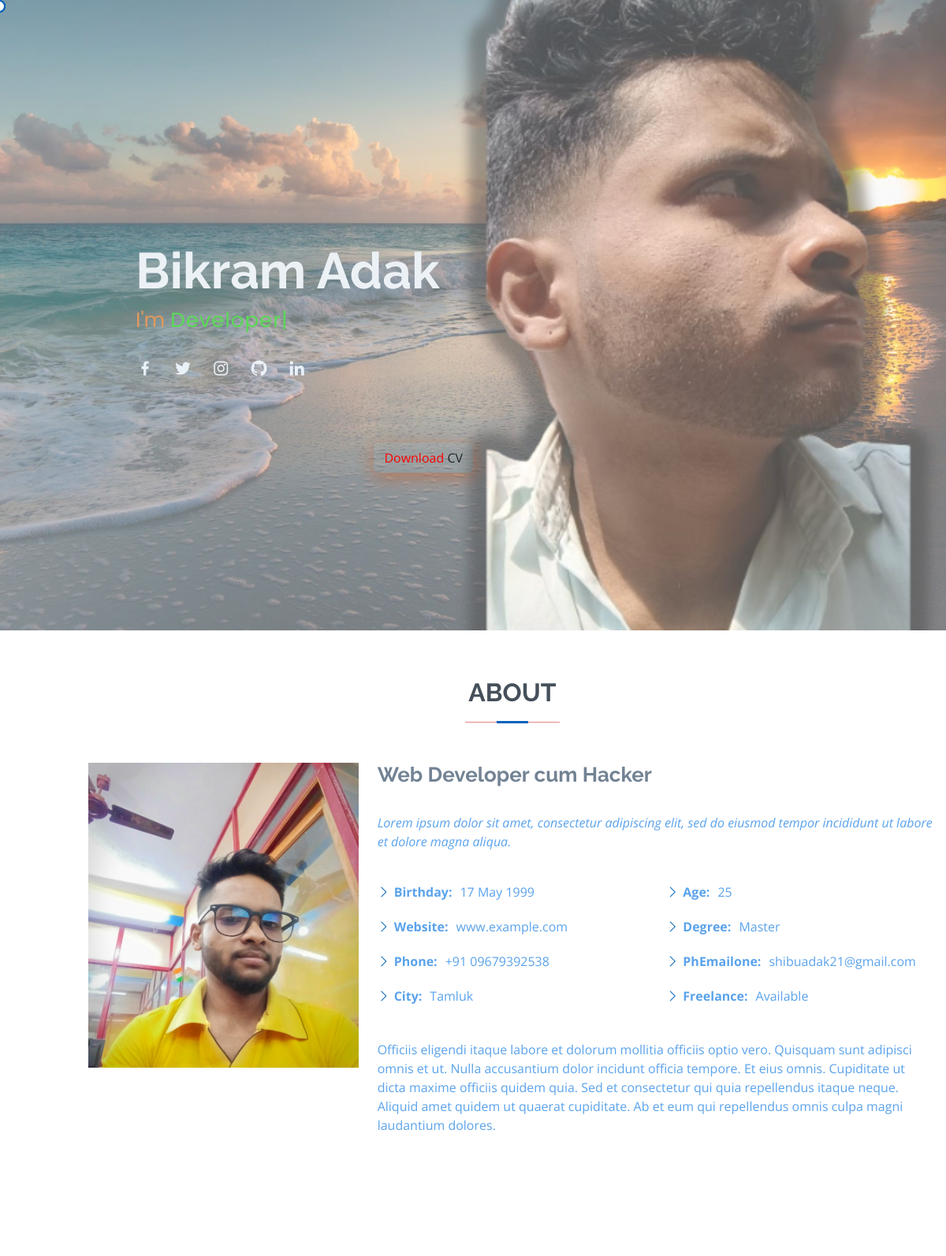
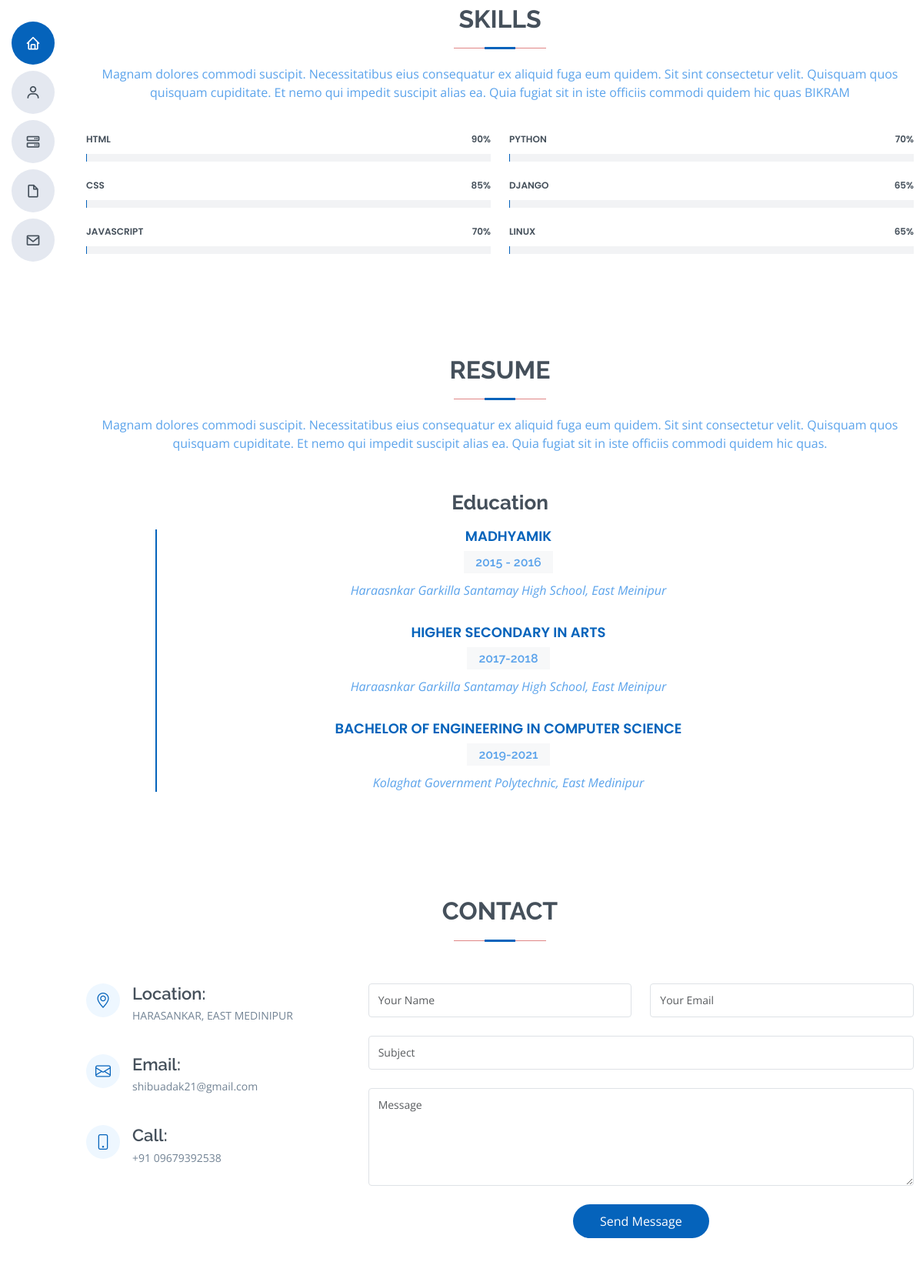
The page / (upper part) on the database its author committed (2 pictures, top to bottom).
### chai/models.py (models this page shows, shortened)
class Socalmedia(models.Model):
    user=models.OneToOneField(User,on_delete=models.CASCADE)
    facebook=models.URLField(blank=True)
    instagram=models.URLField(blank=True)
    twitter=models.URLField(blank=True)
    github=models.URLField(blank=True)
    linkedin=models.URLField(blank=True)
    cv_file=models.FileField(upload_to='cv_file/',default='')
    date=models.DateTimeField(timezone.now)

class About(models.Model):
    user=models.OneToOneField(User,on_delete=models.CASCADE)
    name=models.CharField(max_length=50,null=True)
    degree=models.TextField(null=True)
    about_heading=models.CharField(max_length=100)
    personal_info=models.TextField(default='')
    date_of_birth=models.CharField(max_length=25)
    age=models.IntegerField()
    website=models.CharField(max_length=50)
    phone_no=models.CharField(max_length=15)
    email=models.EmailField(max_length=256)
    city=models.CharField(max_length=50)
    freelance=models.CharField(max_length=50)
    location=models.CharField(max_length=50)
    image=models.ImageField(upload_to='profile/')
    about_me=models.TextField(default='')
    date=models.DateTimeField(default=timezone.now)

class Skill(models.Model):
    about=models.OneToOneField(About,on_delete=models.CASCADE)
    about_skill=models.TextField()
    htlm=models.IntegerField()
    css=models.IntegerField()
    java_script=models.IntegerField()
    python=models.IntegerField()
    django=models.IntegerField()
    linux=models.IntegerField()

class Resume(models.Model):
    user=models.ForeignKey(User,on_delete=models.CASCADE)
    name_of_degree=models.TextField()
    year=models.CharField(max_length=50)
    institute_name_and_address=models.TextField(default='')

### chai/views.py (the view)
# urls.py: path('',views.home,name='home'),
def home(request):
    about=About.objects.all()
    skill=Skill.objects.all()
    resume=Resume.objects.all()
    socal_media=Socalmedia.objects.all()
    return render(request,'index.html',{'abouts':about,'skills':skill,'resumes':resume,'socal_media':socal_media})

### templates/index.html (shortened to what this page needs)
{% extends "layout.html" %}
{% load static %}
{% block content %}
  <section id="hero" class="d-flex flex-column justify-content-center">
    <div class="container" data-aos="zoom-in" data-aos-delay="100">
      <h1>Bikram Adak</h1>
      <p>I'm <span class="typed" data-typed-items="Developer, Freelancer, Hacker"></span></p>
      <div class="social-links">
        {% for socal in socal_media  %}
        <a href="{{socal.facebook}}" class="facebook" target=blank><i class="bx bxl-facebook"></i></a>
        <a href="{{socal.twitter}}" class="twitter" target=blank><i class="bx bxl-twitter"></i></a>
        <a href="{{socal.instagram}}" class="instagram" target=blank><i class="bx bxl-instagram"></i></a>
        <a href="{{socal.github}}" class="google-plus" target=blank><i class="bx bxl-github"></i></a>
        <a href="{{socal.linkedin}}" class="linkedin" target=blank><i class="bx bxl-linkedin"></i></a>
        {% endfor %}
      </div>
    </div>
    <a href="{{socal.cv_file.url}}" download class="btn btn--downloa"> <span class='btnn'>Download</span> CV</a>
  </section>
  <main id="main">
    <section id="about" class="about">
      {% for about in abouts %}
      <div class="container" data-aos="fade-up">
        <div class="section-title">
          <h2>About</h2>
        </div>
        <div class="row">
          <div class="col-lg-4">
            <img src="{{about.image.url}}" class="img-fluid" alt="">
          </div>
          <div class="col-lg-8 pt-4 pt-lg-0 content">
            <h3>{{about.about_heading}}</h3>
            <br>
            <p class="fst-italic">
              {{about.personal_info}}
            </p>
            <div class="row">
              <div class="col-lg-6">
                <ul>
                  <li><i class="bi bi-chevron-right"></i> <strong>Birthday:</strong> <span>{{about.date_of_birth}}</span></li>
                  <li><i class="bi bi-chevron-right"></i> <strong>Website:</strong> <span>{{about.website}}</span></li>
                  <li><i class="bi bi-chevron-right"></i> <strong>Phone:</strong> <span>{{about.phone_no}}</span></li>
                  <li><i class="bi bi-chevron-right"></i> <strong>City:</strong> <span>{{about.city}}</span></li>
                </ul>
              </div>
              <div class="col-lg-6">
                <ul>
                  <li><i class="bi bi-chevron-right"></i> <strong>Age:</strong> <span>{{about.age}}</span></li>
                  <li><i class="bi bi-chevron-right"></i> <strong>Degree:</strong> <span>Master</span></li>
                  <li><i class="bi bi-chevron-right"></i> <strong>PhEmailone:</strong> <span>{{about.email}}</span></li>
                  <li><i class="bi bi-chevron-right"></i> <strong>Freelance:</strong> <span>{{about.freelance}}</span></li>
                </ul>
              </div>
            </div>
            <br>
            <p >
              {{about.about_me}}
            </p>
          </div>
        </div>
      </div>
      {%endfor%}
    </section>
    <section id="skills" class="skills section-bg">
      {%for skill in skills%}
      <div class="container" data-aos="fade-up">
        <div class="section-title">
          <h2>Skills</h2>
          <p>{{skill.about_skill}}</p>
        </div>
        <div class="row skills-content">
          <div class="col-lg-6">
            <div class="progress">
              <span class="skill">HTML <i class="val">{{skill.htlm}}%</i></span>
              <div class="progress-bar-wrap">
              </div>
            </div>
            <div class="progress">
              <span class="skill">CSS <i class="val">{{skill.css}}%</i></span>
              <div class="progress-bar-wrap">
              </div>
            </div>
            <div class="progress">
              <span class="skill">JavaScript <i class="val">{{skill.java_script}}%</i></span>
              <div class="progress-bar-wrap">
              </div>
            </div>
          </div>
          <div class="col-lg-6">
            <div class="progress">
              <span class="skill">PYTHON <i class="val">{{skill.python}}%</i></span>
              <div class="progress-bar-wrap">
              </div>
            </div>
            <div class="progress">
              <span class="skill">DJANGO <i class="val">{{skill.django}}%</i></span>
              <div class="progress-bar-wrap">
              </div>
            </div>
            <div class="progress">
              <span class="skill">Linux <i class="val">{{skill.linux}}%</i></span>
              <div class="progress-bar-wrap">
              </div>
            </div>
          </div>
        </div>
{%endfor%}
      </div>
    </section>
    <section id="resume" class="resume">
      <div class="container" data-aos="fade-up">
        <div class="section-title">
          <h2>Resume</h2>
          <p>Magnam dolores commodi suscipit. Necessitatibus eius consequatur ex aliquid fuga eum quidem. Sit sint consectetur velit. Quisquam quos quisquam cupiditate. Et nemo qui impedit suscipit alias ea. Quia fugiat sit in iste officiis commodi quidem hic quas.</p>
        </div>
        <div class="con" id='ram'>
            <div class="col-lg-10">
            <h3 class="resume-title">Education</h3>
            {%for resume in resumes%}
            <div class="resume-item">
              <h4>{{resume.name_of_degree}}</h4>
              <h5>{{resume.year}}</h5>
              <p><em>{{resume.institute_name_and_address}}</em></p>
            </div>
            {%endfor%}
      </div>
    </div>
    </section>
    <section id="contact" class="contact">
      <div class="container" data-aos="fade-up">
        <div class="section-title">
          <h2>Contact</h2>
        </div>
        <div class="row mt-1">
          {%for contact in abouts%}
          <div class="col-lg-4">
            <div class="info">
              <div class="address">
                <i class="bi bi-geo-alt"></i>
                <h4>Location:</h4>
                <p>{{contact.location}}</p>
              </div>
              <div class="email">
                <i class="bi bi-envelope"></i>
                <h4>Email:</h4>
                <p>{{contact.email}}</p>
              </div>
              <div class="phone">
                <i class="bi bi-phone"></i>
                <h4>Call:</h4>
                <p>{{contact.phone_no}}</p>
              </div>
              {%endfor%}
            </div>
          </div>
          <div class="col-lg-8 mt-5 mt-lg-0">
            <form action="" method="" role="form" class="php-email-form">
              <div class="row">
                <div class="col-md-6 form-group">
                  <input type="text" name="name" class="form-control" id="name" placeholder="Your Name" required>
                </div>
                <div class="col-md-6 form-group mt-3 mt-md-0">
                  <input type="email" class="form-control" name="email" id="email" placeholder="Your Email" required>
                </div>
              </div>
              <div class="form-group mt-3">
                <input type="text" class="form-control" name="subject" id="subject" placeholder="Subject" required>
              </div>
              <div class="form-group mt-3">
                <textarea class="form-control" name="message" rows="5" placeholder="Message"  id="message"required></textarea>
              </div>
              <div class="text-center"><button type="submit" id="bt" >Send Message</button></div>
            </form>
          </div>
        </div>
      </div>
    </section>
  </main>
{% endblock %}

### static/assets/css/button.css (style rules this page uses)
.btn--downloa { padding: 10px; font-size: 10px; position: absolute; bottom: 200px; right: 50%; color: #00ff80; background-color:blue; box-shadow: 0 6px 23px rgba(230, 75, 3, 0.4); animation: fade-up 0.5s 0.4s; cursor: pointer; }
.btnn { color: red; }

### rows shown on the page
About: image (picture), about_heading "Web Developer cum Hacker", personal_info "Lorem ipsum dolor sit amet, consectetur adipiscing elit, sed do eiusmod tempor incididunt ut labore et dolore magna aliqua.", date_of_birth "17 May 1999", website "www.example.com", phone_no "+91 09679392538", city "Tamluk", age "25", email "shibuadak21@gmail.com", freelance "Available", about_me "Officiis eligendi itaque labore et dolorum mollitia officiis optio vero. Quisquam sunt adipisci omnis et ut. Nulla accusantium dolor incidunt officia tempore. Et eius omnis. Cupiditate ut dicta maxime officiis quidem quia. Sed et consectetur qui quia repellendus itaque neque. Aliquid amet quidem ut quaerat cupiditate. Ab et eum qui repellendus omnis culpa magni laudantium dolores.", location "HARASANKAR, EAST MEDINIPUR"
Skill: about_skill "Magnam dolores commodi suscipit. Necessitatibus eius consequatur ex aliquid fuga eum quidem. Sit sint consectetur velit. Quisquam quos quisquam cupiditate. Et nemo qui impedit suscipit alias ea. Quia fugiat sit in iste officiis commodi quidem hic quas BIKRAM", htlm "90", css "85", java_script "70", python "70", django "65", linux "65"
Resume: name_of_degree "MADHYAMIK", year "2015 - 2016", institute_name_and_address "Haraasnkar Garkilla Santamay High School, East Meinipur"
Resume: name_of_degree "HIGHER SECONDARY IN ARTS", year "2017-2018", institute_name_and_address "Haraasnkar Garkilla Santamay High School, East Meinipur"
Resume: name_of_degree "BACHELOR OF ENGINEERING IN COMPUTER SCIENCE", year "2019-2021", institute_name_and_address "Kolaghat Government Polytechnic, East Medinipur"
